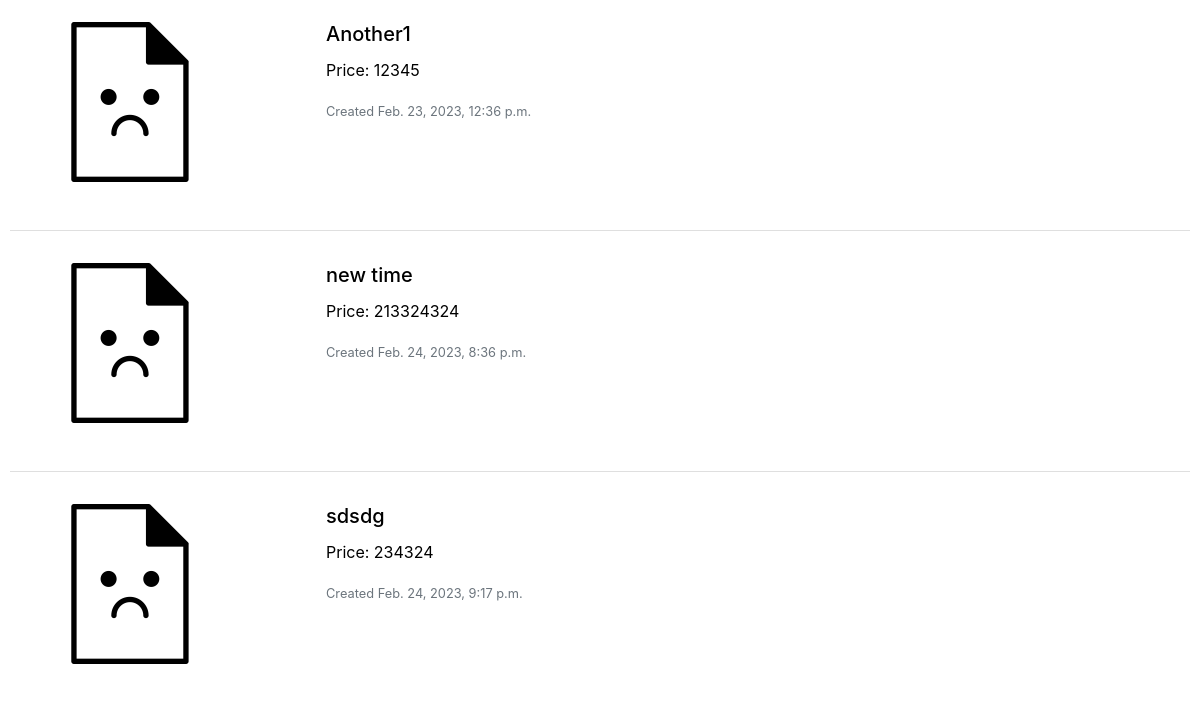
The app's page / (lower part), older data.
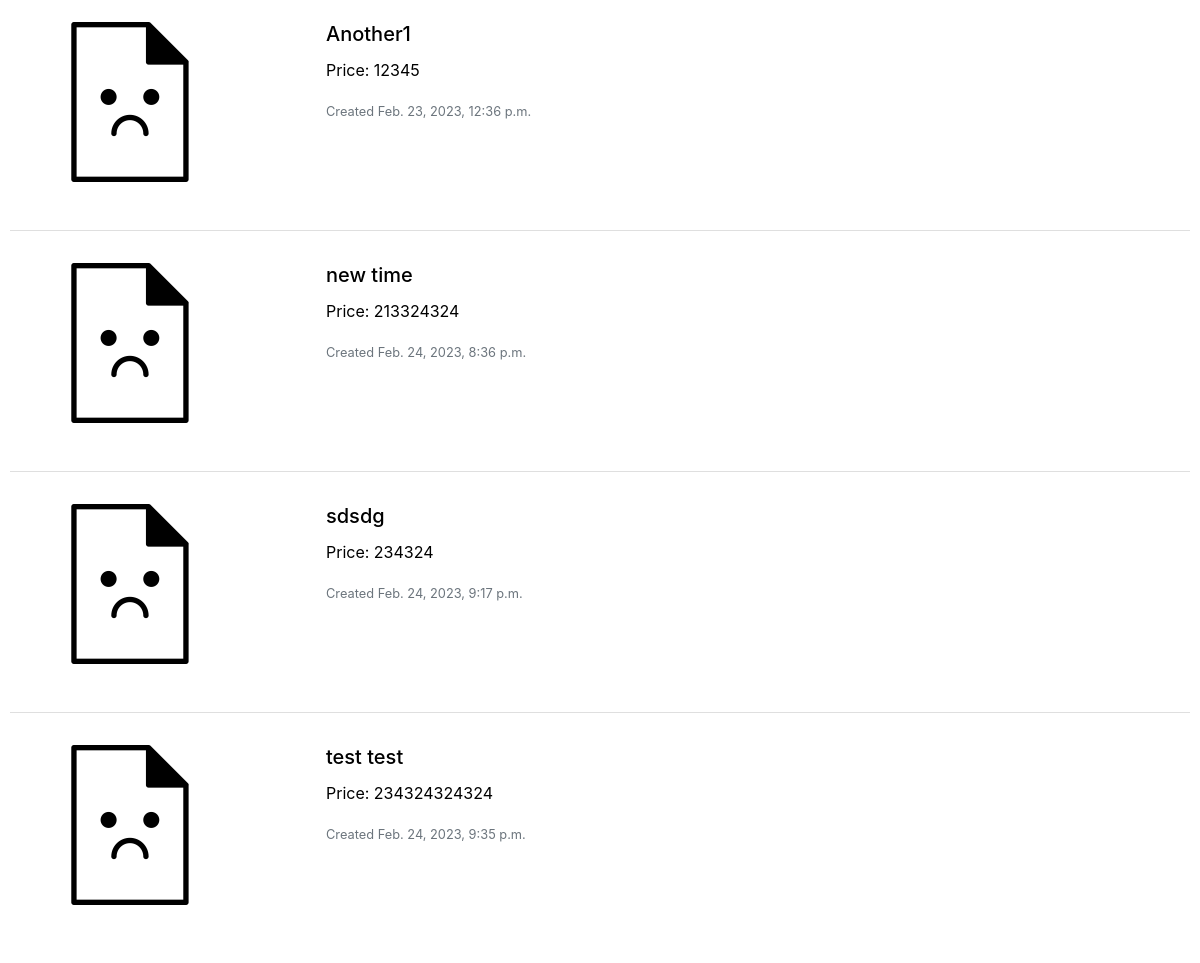
The same page, newer data.
### auctions/models.py (models this page shows)
class Listing(models.Model):
    listing_name = models.CharField(primary_key=True, max_length=64)
    listing_desc = models.CharField(max_length=256)
    starting_bid = models.IntegerField()
    current_bid = models.ForeignKey(Bid, on_delete=models.CASCADE, null=True, blank=True)
    creator = models.ForeignKey(User, on_delete=models.CASCADE)
    post_date = models.DateTimeField(default=now, editable=False)
    picture = models.ImageField(blank=True, null=True, upload_to="images/")

### auctions/views.py (the view)
# urls.py: path("", views.index, name="index"),
def index(request):
    listings = Listing.objects.all()
    return render(request, "auctions/index.html", {
        'listings': listings,
    })

### auctions/templates/auctions/index.html (shortened to what this page needs)
{% extends "auctions/layout.html" %}
{% block body %}
    {% if listings %}
    <ul class="list-group list-group-flush">
        {% for listing in listings %}
        <li class="list-group-item">
            <a href="{% url 'details' listing.listing_name %}" class="listing_url">
                <div class="card mb-3" style="max-width: 70%; border: none;">
                    <div class="row g-0">
                      <div class="col-md-4">
                        {% if listing.picture %}
                        <img src="{{ listing.picture.url }}" class="img-fluid rounded-start" alt="{{ listing.listing_name }}">
                        {% endif %}
                      </div>
                      <div class="col-md-8">
                        <div class="card-body">
                          <h5 class="card-title">{{ listing.listing_name }}</h5>
                          <p class="card-text">Price: {{ listing.starting_bid }}</p>
                          <p class="card-text"><small class="text-muted">Created {{ listing.post_date }}</small></p>
                        </div>
                      </div>
                    </div>
                  </div>
            </a>
        </li>
        {% endfor %}
    </ul>
    {% else %}
    <h1>No listings</h1>
    {% endif %}
    {% endblock %}

Row changes from the older to the newer data that the page shows:
added Listing: picture (placeholder picture), listing_name "test test", starting_bid "234324324324", post_date "Feb. 24, 2023, 9:35 p.m."
